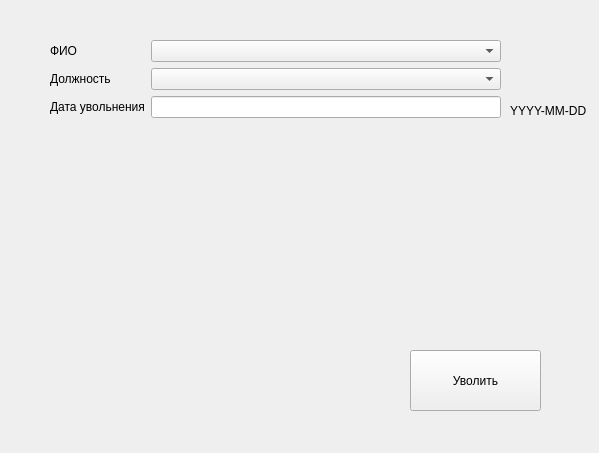
<?xml version="1.0" encoding="UTF-8"?>
<ui version="4.0">
 <class>Dismissal_of_employee</class>
 <widget class="QWidget" name="Dismissal_of_employee">
  <property name="geometry">
   <rect>
    <x>0</x>
    <y>0</y>
    <width>599</width>
    <height>453</height>
   </rect>
  </property>
  <property name="windowTitle">
   <string>Form</string>
  </property>
  <widget class="QWidget" name="formLayoutWidget">
   <property name="geometry">
    <rect>
     <x>50</x>
     <y>40</y>
     <width>451</width>
     <height>281</height>
    </rect>
   </property>
   <layout class="QFormLayout" name="formLayout">
    <item row="0" column="0">
     <widget class="QLabel" name="label">
      <property name="text">
       <string>ФИО</string>
      </property>
     </widget>
    </item>
    <item row="1" column="0">
     <widget class="QLabel" name="label_2">
      <property name="text">
       <string>Должность</string>
      </property>
     </widget>
    </item>
    <item row="2" column="0">
     <widget class="QLabel" name="label_3">
      <property name="text">
       <string>Дата увольнения</string>
      </property>
     </widget>
    </item>
    <item row="2" column="1">
     <widget class="QLineEdit" name="DateEnd"/>
    </item>
    <item row="1" column="1">
     <widget class="QComboBox" name="Position"/>
    </item>
    <item row="0" column="1">
     <widget class="QComboBox" name="FIO"/>
    </item>
   </layout>
  </widget>
  <widget class="QPushButton" name="pushButton">
   <property name="geometry">
    <rect>
     <x>410</x>
     <y>350</y>
     <width>131</width>
     <height>61</height>
    </rect>
   </property>
   <property name="text">
    <string>Уволить</string>
   </property>
  </widget>
  <widget class="QLabel" name="label_4">
   <property name="geometry">
    <rect>
     <x>510</x>
     <y>100</y>
     <width>81</width>
     <height>21</height>
    </rect>
   </property>
   <property name="text">
    <string>YYYY-MM-DD</string>
   </property>
  </widget>
 </widget>
 <resources/>
 <connections/>
</ui>
